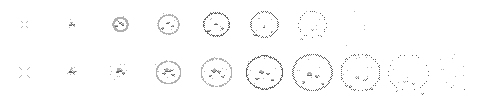
#> input picture redline/assets/vfx/death_burst.png, 480 x 96 px; its folder holds only this picture in this run
$ python fx_vfx.py ../../assets/vfx/death_burst.png
#> lines starting #> are read from the running program, lines starting #| are printed output that depends on the picture; after the words box and inside, x2 and y2 are one past the last pixel; in counts of white or black regions, pixels touching at a corner belong together
### redline/tools/assetgen/fxlib.py
"""fxlib: shared helpers for the fx_ui asset scripts (VFX strips, UI kit, title).

Frames are small numpy uint8 index maps: 0 = transparent, 1..3 = mask tones
(dark / mid / white). They become RGBA with hard alpha only at the end, using
either the grey mask ramp (tinted in-engine by Palette.color / UiTheme) or a
baked colour ramp from palettes.json.

Everything is deterministic (seeded RNG), so re-running a script reproduces
the same PNG bytes. `check_png` enforces the Art Bible rules we can test
offline: hard alpha, allowed colours only, no colour within 48 of a reserved
gameplay colour (unless the file is an explicit white/grey mask).
"""
from __future__ import annotations

import json
import math
import os

import numpy as np
from PIL import Image, ImageDraw
import os as _os, sys as _sys
_sys.path.insert(0, _os.path.dirname(_os.path.abspath(__file__)))
from assetgen_paths import ASSETS, AUDIO, DATA, PREVIEW, RAW, REDLINE, SOURCE_OUT  # noqa: E402

HERE = os.path.dirname(os.path.abspath(__file__))
ROOT = REDLINE
OUT = ASSETS
REVIEW = PREVIEW
SS = 4

PAL = json.load(open(os.path.join(DATA, "palettes.json")))
#> (reads redline/tools/assetgen/palettes.json from the repository)
RESERVED = [tuple(int(h[i:i + 2], 16) for i in (1, 3, 5)) for h in PAL["reserved"].values()]
MIN_DIST = PAL.get("min_reserved_distance", 48)

# grey mask ramp (ui palette mask_dark / mask_mid / mask_white)
MASK = {1: (96, 96, 96), 2: (176, 176, 176), 3: (255, 255, 255)}


def hx(h: str) -> tuple:
    h = h.lstrip("#")
    return tuple(int(h[i:i + 2], 16) for i in (0, 2, 4))


def ui(key: str) -> tuple:
    return hx(PAL["palettes"]["ui"]["colors"][key])


# ------------------------------------------------------------------ canvas
def blank(w, h):
    return np.zeros((h, w), np.uint8)


# [73 lines left out: functions put, put_over, merge, over, cov_poly, cov_ellipse and 2 more, not called in this run]


BAYER4 = np.array([[0, 8, 2, 10], [12, 4, 14, 6], [3, 11, 1, 9], [15, 7, 13, 5]], np.float32) / 16.0 + 1 / 32.0


def bayer(h, w, ox=0, oy=0):
    yy, xx = np.mgrid[0:h, 0:w]
    return BAYER4[(yy + oy) % 4, (xx + ox) % 4]


# [90 lines left out: functions dissolve, remove_islands, to_rgba, sheet, save, preview and 1 more, not called in this run]


def write_json(path, data):
    with open(path, "w") as fh:
        json.dump(data, fh, indent=1)


# ------------------------------------------------------------------ checks
def check_png(path, allowed=None, soft_alpha_steps=None, mask=False):
    """Return a list of problems (empty = pass)."""
    errs = []
    a = np.asarray(Image.open(path).convert("RGBA"))
    al = a[..., 3]
    vals = set(np.unique(al).tolist())
    if soft_alpha_steps is None:
        if not vals <= {0, 255}:
            errs.append(f"{os.path.basename(path)}: soft alpha {sorted(vals)[:6]}")
    elif len(vals) > soft_alpha_steps + 1:
        errs.append(f"{os.path.basename(path)}: {len(vals) - 1} alpha steps > {soft_alpha_steps}")
    cols = {tuple(c) for c in a[al > 0][:, :3].tolist()}
    if allowed is not None:
        bad = cols - {tuple(c) for c in allowed}
        if bad:
            errs.append(f"{os.path.basename(path)}: {len(bad)} colours outside palette e.g. {list(bad)[:3]}")
    if not mask:
        for c in cols:
            for r in RESERVED:
                if math.dist(c, r) < MIN_DIST:
                    errs.append(f"{os.path.basename(path)}: colour {c} within {MIN_DIST} of reserved {r}")
    if al.max() == 0:
        errs.append(f"{os.path.basename(path)}: empty")
    return errs


def smooth(t):
    t = max(0.0, min(1.0, t))
    return t * t * (3 - 2 * t)

### redline/tools/assetgen/fx_vfx.py
"""fx_vfx.py: code-authored pixel VFX strips for REDLINE (owner fx_ui).

Usage:  python3 tools/assetgen/fx_vfx.py            build everything into assets/vfx/ (atmosphere textures: assets/vfx/atmos/)
        python3 tools/assetgen/fx_vfx.py --check    rebuild in place + validate (assetgen.py --check rebuilds in a temp dir and diffs)
        python3 tools/assetgen/fx_vfx.py ID [ID..]  build only these manifest ids

All sprites are grey MASKS (tones 96/176/255, hard alpha) meant to be tinted
in-engine (Palette.color for gameplay colours, district dust colour for dust,
UiTheme/pale steel for neutral smears). Atmosphere textures (fog, shafts,
glows, vignette) are white or black with 3-5 quantised alpha steps (they are
textures, not sprites, so they are exempt from the hard-alpha sprite rule).
Every strip gets a SpriteSheetSpec .tres and a .json sidecar (cell, origin,
rows, per-row origin overrides, fps, tint hint).
"""
from __future__ import annotations

import math
import os
import random
import sys

import numpy as np

sys.path.insert(0, os.path.dirname(os.path.abspath(__file__)))
from fxlib import (OUT, SS, bayer, blank, check_png, cov_ellipse, cov_poly, dissolve, line, merge, over,  # noqa: E402
                   preview, put, put_over, remove_islands, ring, save, sheet, smooth, write_json, write_tres)

VFX = os.path.join(OUT, "vfx")
RES = "res://assets/vfx/"
# Atmosphere textures (quantised soft alpha) live apart from the hard-alpha
# sprite strips: ArtValidator allows up to 4 alpha levels only under vfx/atmos/.
ATMOS = os.path.join(VFX, "atmos")
RES_ATMOS = RES + "atmos/"
BUILT = {}  # id -> list of files


# [277 lines left out: functions emit, save_tex, smear_frame, build_slash, spark_frame, build_sparks and 2 more, not called in this run]


# ================================================================== splash
def drop(f, x, y, tone, tall=2):
    for k in range(tall):
        put_over(f, x, y + k, tone if k == 0 else max(1, tone - 1))


# [850 lines left out: functions build_splash, build_motes, chunk_poly, burst_frame, build_death, build_projectiles and 17 more, not called in this run]


BUILDERS = {
    "vfx_slash_smears": build_slash, "vfx_hit_sparks": build_sparks, "vfx_dust": build_dust, "vfx_splash": build_splash,
    "vfx_pulse_motes": build_motes, "vfx_death_burst": build_death, "vfx_projectiles": build_projectiles,
    "vfx_muzzle": build_projectiles, "vfx_heal": build_heal, "vfx_anchor_rest": build_anchor,
    "vfx_fog": build_fog, "vfx_light_shafts": build_shafts, "vfx_lamp_glow": build_glow,
    "vfx_grade_vignette": build_vignette, "vfx_ambient_particles": build_ambient,
    "vfx_shockwave": build_shockwave, "vfx_perfect_dodge": build_dodge, "vfx_electric_arc": build_arc,
    "vfx_steam": build_steam, "vfx_debris": build_debris,
}
TEXTURES = {"fog_band_a": 4, "fog_band_b": 4, "light_shaft_a": 3, "light_shaft_b": 3, "lamp_glow_8": 3,
            "lamp_glow_16": 3, "lamp_glow_32": 3, "lamp_glow_tube": 3, "vignette": 4}


def check_all():
    errs = []
    for folder in (VFX, ATMOS):
        for fn in sorted(os.listdir(folder)):
            if not fn.endswith(".png"):
                continue
            stem = fn[:-4]
            if (folder == ATMOS) != (stem in TEXTURES):
                errs.append(f"{fn}: soft-alpha textures belong in vfx/atmos/, hard-alpha strips in vfx/")
            errs += check_png(os.path.join(folder, fn), soft_alpha_steps=TEXTURES.get(stem), mask=True)
    return errs


def main(argv):
    ids = [a for a in argv if not a.startswith("-")]
    done = set()
    for k, fn in BUILDERS.items():
        if ids and k not in ids:
            continue
        if fn in done:
            continue
        fn()
        done.add(fn)
    errs = check_all()
    for e in errs:
        print("FAIL", e)
    print(f"built {sum(len(v) for v in BUILT.values())} files for {len(BUILT)} ids; {len(errs)} problems")
    return 1 if errs else 0


if __name__ == "__main__":
    sys.exit(main(sys.argv[1:]))
#> in check_png, a is the input picture: shape (96, 480, 4); mean R, G, B, A 7.1, 7.1, 7.1, 10.5
#> in check_png, `al = a[..., 3]`:
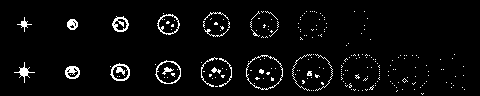
#> al: shape (96, 480); 4.1% white in thin lines or dots, all inside (x1, y1, x2, y2) = (14, 11, 465, 95)
#> in check_png, `vals = set(np.unique(al).tolist())`: vals = 2 items
#> in check_png, `cols = {tuple(c) for c in a[al > 0][:, :3].tolist()}`: cols = 3 items
#> (the run stopped early here; a loop or call above may not have finished)
